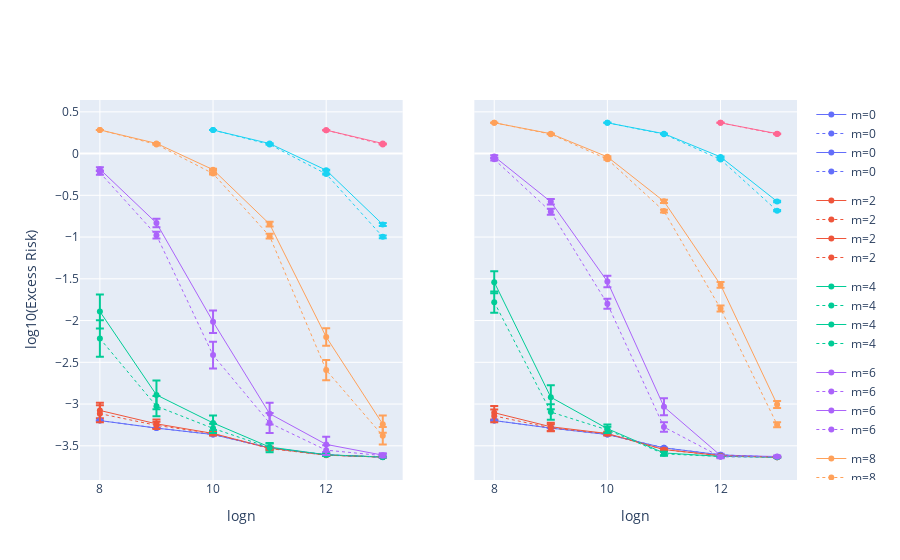

Notebook code for this chart:
### Code cell
st_result_m = {}
kt_result_m = {}
for c, vvv in enumerate(varying_variable_values):
    # plot_test_score_vs_n(str(vvv), 1, c+1, scale='linear')
    # plot_test_score_vs_n(str(vvv), 2, c+1, scale='log10')
    # result_m[vvv] = plot_test_score_vs_n(str(vvv), 3, c+1, scale='excess-log10')
    st_result_m[vvv] = plot_vs_n(fig, st_results, 'st', str(vvv), 1, c+1, scale='excess-log10', dash='solid')
    kt_result_m[vvv] = plot_vs_n(fig, kt_results, 'kt', str(vvv), 1, c+1, scale='excess-log10', dash='dot')

fig = make_subplots(
    rows=1,
    cols=len(varying_variable_values),
    shared_yaxes=True,
)

for c, vvv in enumerate(varying_variable_values):
    
    for m, result in st_result_m[vvv].items():
        x,y, y_std = zip(*st_result_m[vvv][m])
        fig.add_trace(go.Scatter(
            x=x, y=y, 
            mode='lines+markers', 
            name=f'm={m}', 
            error_y=dict(type='data', array=y_std, visible=True),
            legendgroup=str(m),
            # line_color = colors_list[m//2]
            line=dict(
                width=1,
                color=colors_list[m//2],
                dash='solid',
            ),
        ), row=1, col=c+1)

    for m, result in kt_result_m[vvv].items():
        x,y, y_std = zip(*kt_result_m[vvv][m])
        fig.add_trace(go.Scatter(
            x=x, y=y, 
            mode='lines+markers', 
            name=f'm={m}', 
            error_y=dict(type='data', array=y_std, visible=True),
            legendgroup=str(m),
            # line_color = colors_list[m//2],
            line=dict(
                width=1,
                color=colors_list[m//2],
                dash='dot',
            ),
        ), row=1, col=c+1)

# update x axis title
fig.update_xaxes(title_text="logn")
fig.update_yaxes(title_text="log10(Excess Risk)", row=1, col=1)
# fig.update_layout(title=f'Figure 1: f={f_name}(sigma={noise})')
fig.show()

### Figure 1 — Plotly figure (JSON) as saved in the notebook; plotly's stock layout.template omitted (floating-point values rounded to 4 significant figures)
{"data": [{"error_y": {"array": [0, 0, 0, 0, 0, 0], "type": "data", "visible": true}, "legendgroup": "0", "line": {"color": "#636EFA", "dash": "solid", "width": 1}, "mode": "lines+markers", "name": "m=0", "type": "scatter", "x": [8, 9, 10, 11, 12, 13], "xaxis": "x", "y": [-3.198, -3.288, -3.365, -3.524, -3.609, -3.635], "yaxis": "y"}, {"error_y": {"array": [0.09229, 0.05165, 0.02396, 0.01715, 0.006288, 0.002738], "type": "data", "visible": true}, "legendgroup": "2", "line": {"color": "#EF553B", "dash": "solid", "width": 1}, "mode": "lines+markers", "name": "m=2", "type": "scatter", "x": [8, 9, 10, 11, 12, 13], "xaxis": "x", "y": [-3.076, -3.237, -3.352, -3.528, -3.611, -3.635], "yaxis": "y"}, {"error_y": {"array": [0.2029, 0.1728, 0.08974, 0.04181, 0.01608, 0.005451], "type": "data", "visible": true}, "legendgroup": "4", "line": {"color": "#00CC96", "dash": "solid", "width": 1}, "mode": "lines+markers", "name": "m=4", "type": "scatter", "x": [8, 9, 10, 11, 12, 13], "xaxis": "x", "y": [-1.892, -2.89, -3.226, -3.515, -3.607, -3.634], "yaxis": "y"}, {"error_y": {"array": [0.0229, 0.0504, 0.1341, 0.1295, 0.09185, 0.02443], "type": "data", "visible": true}, "legendgroup": "6", "line": {"color": "#AB63FA", "dash": "solid", "width": 1}, "mode": "lines+markers", "name": "m=6", "type": "scatter", "x": [8, 9, 10, 11, 12, 13], "xaxis": "x", "y": [-0.1868, -0.832, -2.014, -3.115, -3.483, -3.612], "yaxis": "y"}, {"error_y": {"array": [0, 0.005258, 0.01195, 0.02755, 0.1041, 0.1037], "type": "data", "visible": true}, "legendgroup": "8", "line": {"color": "#FFA15A", "dash": "solid", "width": 1}, "mode": "lines+markers", "name": "m=8", "type": "scatter", "x": [8, 9, 10, 11, 12, 13], "xaxis": "x", "y": [0.2834, 0.1218, -0.1928, -0.8445, -2.197, -3.241], "yaxis": "y"}, {"error_y": {"array": [9.55e-17, 0.002653, 0.005404, 0.01664], "type": "data", "visible": true}, "legendgroup": "10", "line": {"color": "#19D3F3", "dash": "solid", "width": 1}, "mode": "lines+markers", "name": "m=10", "type": "scatter", "x": [10, 11, 12, 13], "xaxis": "x", "y": [0.2819, 0.1202, -0.1986, -0.8497], "yaxis": "y"}, {"error_y": {"array": [2.937e-17, 0.001402], "type": "data", "visible": true}, "legendgroup": "12", "line": {"color": "#FF6692", "dash": "solid", "width": 1}, "mode": "lines+markers", "name": "m=12", "type": "scatter", "x": [12, 13], "xaxis": "x", "y": [0.2808, 0.1205], "yaxis": "y"}, {"error_y": {"array": [0, 0, 0, 0, 0, 0], "type": "data", "visible": true}, "legendgroup": "0", "line": {"color": "#636EFA", "dash": "dot", "width": 1}, "mode": "lines+markers", "name": "m=0", "type": "scatter", "x": [8, 9, 10, 11, 12, 13], "xaxis": "x", "y": [-3.198, -3.288, -3.365, -3.524, -3.609, -3.635], "yaxis": "y"}, {"error_y": {"array": [0.1018, 0.04266, 0.01916, 0.01353, 0.004915, 0.002206], "type": "data", "visible": true}, "legendgroup": "2", "line": {"color": "#EF553B", "dash": "dot", "width": 1}, "mode": "lines+markers", "name": "m=2", "type": "scatter", "x": [8, 9, 10, 11, 12, 13], "xaxis": "x", "y": [-3.115, -3.255, -3.354, -3.533, -3.612, -3.635], "yaxis": "y"}, {"error_y": {"array": [0.2193, 0.1211, 0.05492, 0.05459, 0.01285, 0.005303], "type": "data", "visible": true}, "legendgroup": "4", "line": {"color": "#00CC96", "dash": "dot", "width": 1}, "mode": "lines+markers", "name": "m=4", "type": "scatter", "x": [8, 9, 10, 11, 12, 13], "xaxis": "x", "y": [-2.215, -3.026, -3.291, -3.522, -3.609, -3.636], "yaxis": "y"}, {"error_y": {"array": [0.02431, 0.04061, 0.1612, 0.1207, 0.05887, 0.02046], "type": "data", "visible": true}, "legendgroup": "6", "line": {"color": "#AB63FA", "dash": "dot", "width": 1}, "mode": "lines+markers", "name": "m=6", "type": "scatter", "x": [8, 9, 10, 11, 12, 13], "xaxis": "x", "y": [-0.2279, -0.9773, -2.414, -3.227, -3.552, -3.618], "yaxis": "y"}, {"error_y": {"array": [0, 0.004237, 0.01029, 0.02811, 0.1213, 0.1039], "type": "data", "visible": true}, "legendgroup": "8", "line": {"color": "#FFA15A", "dash": "dot", "width": 1}, "mode": "lines+markers", "name": "m=8", "type": "scatter", "x": [8, 9, 10, 11, 12, 13], "xaxis": "x", "y": [0.2834, 0.1097, -0.2396, -0.9888, -2.593, -3.38], "yaxis": "y"}, {"error_y": {"array": [1.053e-16, 0.002035, 0.005583, 0.01672], "type": "data", "visible": true}, "legendgroup": "10", "line": {"color": "#19D3F3", "dash": "dot", "width": 1}, "mode": "lines+markers", "name": "m=10", "type": "scatter", "x": [10, 11, 12, 13], "xaxis": "x", "y": [0.2819, 0.109, -0.2445, -0.9971], "yaxis": "y"}, {"error_y": {"array": [2.22e-17, 0.001153], "type": "data", "visible": true}, "legendgroup": "12", "line": {"color": "#FF6692", "dash": "dot", "width": 1}, "mode": "lines+markers", "name": "m=12", "type": "scatter", "x": [12, 13], "xaxis": "x", "y": [0.2808, 0.1091], "yaxis": "y"}, {"error_y": {"array": [0, 0, 0, 0, 0, 0], "type": "data", "visible": true}, "legendgroup": "0", "line": {"color": "#636EFA", "dash": "solid", "width": 1}, "mode": "lines+markers", "name": "m=0", "type": "scatter", "x": [8, 9, 10, 11, 12, 13], "xaxis": "x2", "y": [-3.198, -3.288, -3.365, -3.524, -3.609, -3.635], "yaxis": "y2"}, {"error_y": {"array": [0.08173, 0.04796, 0.0228, 0.0156, 0.005314, 0.002728], "type": "data", "visible": true}, "legendgroup": "2", "line": {"color": "#EF553B", "dash": "solid", "width": 1}, "mode": "lines+markers", "name": "m=2", "type": "scatter", "x": [8, 9, 10, 11, 12, 13], "xaxis": "x2", "y": [-3.104, -3.272, -3.353, -3.545, -3.618, -3.637], "yaxis": "y2"}, {"error_y": {"array": [0.1317, 0.1446, 0.04964, 0.02659, 0.01063, 0.005875], "type": "data", "visible": true}, "legendgroup": "4", "line": {"color": "#00CC96", "dash": "solid", "width": 1}, "mode": "lines+markers", "name": "m=4", "type": "scatter", "x": [8, 9, 10, 11, 12, 13], "xaxis": "x2", "y": [-1.54, -2.918, -3.295, -3.586, -3.627, -3.635], "yaxis": "y2"}, {"error_y": {"array": [0.01368, 0.032, 0.07014, 0.1024, 0.02174, 0.01151], "type": "data", "visible": true}, "legendgroup": "6", "line": {"color": "#AB63FA", "dash": "solid", "width": 1}, "mode": "lines+markers", "name": "m=6", "type": "scatter", "x": [8, 9, 10, 11, 12, 13], "xaxis": "x2", "y": [-0.03496, -0.5771, -1.532, -3.033, -3.616, -3.628], "yaxis": "y2"}, {"error_y": {"array": [1.11e-16, 0.002463, 0.006696, 0.01868, 0.03465, 0.04271], "type": "data", "visible": true}, "legendgroup": "8", "line": {"color": "#FFA15A", "dash": "solid", "width": 1}, "mode": "lines+markers", "name": "m=8", "type": "scatter", "x": [8, 9, 10, 11, 12, 13], "xaxis": "x2", "y": [0.3692, 0.2381, -0.03903, -0.5723, -1.572, -3.005], "yaxis": "y2"}, {"error_y": {"array": [1.139e-16, 0.001277, 0.00438, 0.01006], "type": "data", "visible": true}, "legendgroup": "10", "line": {"color": "#19D3F3", "dash": "solid", "width": 1}, "mode": "lines+markers", "name": "m=10", "type": "scatter", "x": [10, 11, 12, 13], "xaxis": "x2", "y": [0.3687, 0.238, -0.03976, -0.5738], "yaxis": "y2"}, {"error_y": {"array": [1.11e-16, 0.0006046], "type": "data", "visible": true}, "legendgroup": "12", "line": {"color": "#FF6692", "dash": "solid", "width": 1}, "mode": "lines+markers", "name": "m=12", "type": "scatter", "x": [12, 13], "xaxis": "x2", "y": [0.3683, 0.2383], "yaxis": "y2"}, {"error_y": {"array": [0, 0, 0, 0, 0, 0], "type": "data", "visible": true}, "legendgroup": "0", "line": {"color": "#636EFA", "dash": "dot", "width": 1}, "mode": "lines+markers", "name": "m=0", "type": "scatter", "x": [8, 9, 10, 11, 12, 13], "xaxis": "x2", "y": [-3.198, -3.288, -3.365, -3.524, -3.609, -3.635], "yaxis": "y2"}, {"error_y": {"array": [0.07681, 0.0428, 0.01668, 0.01422, 0.005067, 0.001844], "type": "data", "visible": true}, "legendgroup": "2", "line": {"color": "#EF553B", "dash": "dot", "width": 1}, "mode": "lines+markers", "name": "m=2", "type": "scatter", "x": [8, 9, 10, 11, 12, 13], "xaxis": "x2", "y": [-3.142, -3.284, -3.356, -3.546, -3.618, -3.636], "yaxis": "y2"}, {"error_y": {"array": [0.1274, 0.09205, 0.03806, 0.0237, 0.008408, 0.003713], "type": "data", "visible": true}, "legendgroup": "4", "line": {"color": "#00CC96", "dash": "dot", "width": 1}, "mode": "lines+markers", "name": "m=4", "type": "scatter", "x": [8, 9, 10, 11, 12, 13], "xaxis": "x2", "y": [-1.779, -3.096, -3.309, -3.596, -3.629, -3.637], "yaxis": "y2"}, {"error_y": {"array": [0.01357, 0.03655, 0.05958, 0.05656, 0.01626, 0.01018], "type": "data", "visible": true}, "legendgroup": "6", "line": {"color": "#AB63FA", "dash": "dot", "width": 1}, "mode": "lines+markers", "name": "m=6", "type": "scatter", "x": [8, 9, 10, 11, 12, 13], "xaxis": "x2", "y": [-0.06843, -0.6971, -1.799, -3.275, -3.632, -3.631], "yaxis": "y2"}, {"error_y": {"array": [1.11e-16, 0.002189, 0.006693, 0.01626, 0.03598, 0.02961], "type": "data", "visible": true}, "legendgroup": "8", "line": {"color": "#FFA15A", "dash": "dot", "width": 1}, "mode": "lines+markers", "name": "m=8", "type": "scatter", "x": [8, 9, 10, 11, 12, 13], "xaxis": "x2", "y": [0.3692, 0.2327, -0.06749, -0.6889, -1.856, -3.247], "yaxis": "y2"}, {"error_y": {"array": [1.11e-16, 0.001108, 0.003651, 0.007624], "type": "data", "visible": true}, "legendgroup": "10", "line": {"color": "#19D3F3", "dash": "dot", "width": 1}, "mode": "lines+markers", "name": "m=10", "type": "scatter", "x": [10, 11, 12, 13], "xaxis": "x2", "y": [0.3687, 0.2327, -0.07086, -0.6844], "yaxis": "y2"}, {"error_y": {"array": [1.11e-16, 0.0005431], "type": "data", "visible": true}, "legendgroup": "12", "line": {"color": "#FF6692", "dash": "dot", "width": 1}, "mode": "lines+markers", "name": "m=12", "type": "scatter", "x": [12, 13], "xaxis": "x2", "y": [0.3683, 0.233], "yaxis": "y2"}], "layout": {"xaxis": {"anchor": "y", "domain": [0, 0.45], "title": {"text": "logn"}}, "xaxis2": {"anchor": "y2", "domain": [0.55, 1], "title": {"text": "logn"}}, "yaxis": {"anchor": "x", "domain": [0, 1], "title": {"text": "log10(Excess Risk)"}}, "yaxis2": {"anchor": "x2", "domain": [0, 1], "matches": "y", "showticklabels": false}}}
